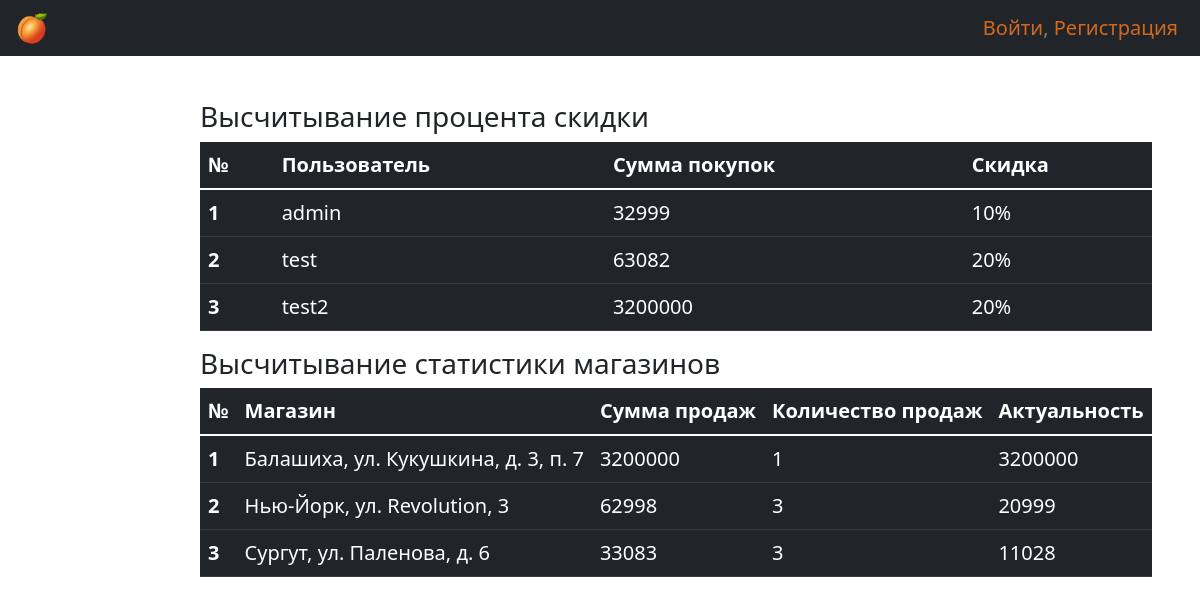
Screenshot of /dash/ with the database file from the repository.
### account/models.py (models this page shows, shortened)
class User(AbstractUser):
    USER_ROLES = (
        ('CL', 'Client'),
        ('SW', 'Store worker'),
        ('CW', 'Storage worker'),
    )
    role = models.CharField(max_length=2, choices=USER_ROLES, default='CL')
    is_user_allow_to_dashboard = models.BooleanField(default=False)
    accepted_store = models.ForeignKey("store.store",
                                       verbose_name="Выбранный магазин",
                                       on_delete=models.SET_NULL, null=True)

### store/models.py (models this page shows, shortened)
class Store(models.Model):
    full_address = models.CharField('Полный адрес', max_length=200,
                                    unique=True)
    city = models.CharField('Город для отображения', max_length=50)
    description = models.TextField('Описание магазина', max_length=500)
    storage = models.ForeignKey("storage.storage", verbose_name="Склад",
                                on_delete=models.SET_NULL, null=True)
    class Meta:
        verbose_name = 'Магазин'
        verbose_name_plural = 'Магазины'
        ordering = ['city']

### config/global_views.py (the view)
# urls.py: path('dash/', DashboardView.as_view(), name='dash'),
class DashboardView(View):
    def get(self, request):
        with connection.cursor() as c:
            user_data = c.execute(
                '''
select DISTINCT au.username as uname, sum(t.price)
from account_user au,
(select sh.user_id as uid, price
from good_good gg
inner join store_history sh
on gg.id == sh.good_id) as t
where au.id == t.uid
GROUP BY uname;
                '''
            ).fetchall()
            store_data = c.execute(
                '''
select DISTINCT full_address as adrs, sum(price) as price, count(user_id) as uid
from good_good gg
inner join
(select *
from store_store ss
inner join store_history sh
on ss.id == sh.store_id) as t
on gg.id == t.good_id
GROUP BY adrs
                '''
            ).fetchall()
            print(store_data)
            return render(request, 'dashboard.html', {
                'discount_table': user_data,
                'store_table': store_data,
            })

### templates/dashboard.html (shortened to what this page needs)
{% extends "base.html" %}
{% block content %}
<div class="left" style="
font-size: 20px;
">
<h3>Высчитывание процента скидки</h3>
<table class="table table-dark">
    <thead>
        <tr>
            <th scope="col">№</th>
            <th scope="col">Пользователь</th>
            <th scope="col">Сумма покупок</th>
            <th scope="col">Скидка</th>
        </tr>
    </thead>
    <tbody>
        {% for record in discount_table %}
            <tr>
                <th scope="row">{{ forloop.counter }}</th>
                <td>{{ record.0 }}</td>
                <td>{{ record.1 }}</td>
                {% if record.1 >= 50000 %}
                    <td>20%</td>
                {% elif record.1 >= 10000 %}
                    <td>10%</td>
                {% elif record.1 >= 5000 %}
                    <td>5%</td>
                {% else %}
                    <td>0%</td>
                {% endif %}
            </tr>
        {% endfor %}
    </tbody>
</table>
</div>
<div class="left" style="
font-size: 20px;
">
<h3>Высчитывание статистики магазинов</h3>
<table class="table table-dark">
    <thead>
        <tr>
            <th scope="col">№</th>
            <th scope="col">Магазин</th>
            <th scope="col">Сумма продаж</th>
            <th scope="col">Количество продаж</th>
            <th scope="col">Актуальность</th>
        </tr>
    </thead>
    <tbody>
        {% for record in store_table %}
            <tr>
                <th scope="row">{{ forloop.counter }}</th>
                <td>{{ record.0 }}</td>
                <td>{{ record.1 }}</td>
                <td>{{ record.2 }}</td>
                <td>{% widthratio record.1 record.2 1 %}</td>
            </tr>
        {% endfor %}
    </tbody>
</table>
</div>
{% endblock content %}

### templates/base.html (shortened to what this page needs)
{% load static %}
{% load custom_tags %}
<!doctype html>
<html lang="en">
  <head>
    <link href="https://cdn.jsdelivr.net/npm/bootstrap@5.1.3/dist/css/bootstrap.min.css" rel="stylesheet">
    <link rel="stylesheet" href="{% static "/css/navbar.css" %}">
    <link rel="stylesheet" href="{% static "/css/content.css" %}">
  </head>
  <body>
<nav class="navbar navbar-expand-lg navbar-dark bg-dark">
    <div class="container-fluid">
      <div class="collapse navbar-collapse" id="navbarSupportedContent">
        <a href="{% url 'store' %}">
        <img
            src="{% static "image/favicon.png" %}"
            height="40"
            alt="Site logo peach"
            loading="lazy"
        />
        </a>
      </div>
      <div class="d-flex align-items-center">
        <div class="c-navbar-right">
            {% if request.user.is_authenticated %}
                {% if request.user.accepted_store is None %}
                    <a href="{% url 'store_select' %}">Указать магазин</a>
                {% else %}
                    <a href="{% url 'store_select' %}">Магазин:</a> {{ request.user.accepted_store.city }}
                {% endif %}
                Привет, {{ request.user.username }},
                <a href="{% url 'logout' %}">Выйти</a>
            {% else %}
                <a href="{% url 'login' %}">Войти</a>,
                <a href="{% url 'signup' %}">Регистрация</a>
            {% endif %}
        </div>
    </div>
  </nav>
    <div class="content">
        {% block content %}
        {% endblock content %}
    </div>
  </body>
</html>

### global_static/css/navbar.css (style rules this page uses)
.c-navbar-right { color: gray; margin-right: 10px; font-size: 20px; }
.c-navbar-right a { text-decoration: none; color: chocolate; }

### global_static/css/content.css (style rules this page uses)
.content { position: absolute; top: 100px; left: 200px; }

### templates/base.html (style rules this page uses)
body { height: 1000px; }

### rows the page displays
User: username "admin", record "32999", shows "10%"
User: username "test", record "63082", shows "20%"
User: username "test2", record "3200000", shows "20%"
Store: full_address "Балашиха, ул. Кукушкина, д. 3, п. 7", record "3200000", storage "1", widthratio "3200000"
Store: full_address "Нью-Йорк, ул. Revolution, 3", record "62998", record "3", widthratio "20999"
Store: full_address "Сургут, ул. Паленова, д. 6", record "33083", record "3", widthratio "11028"
